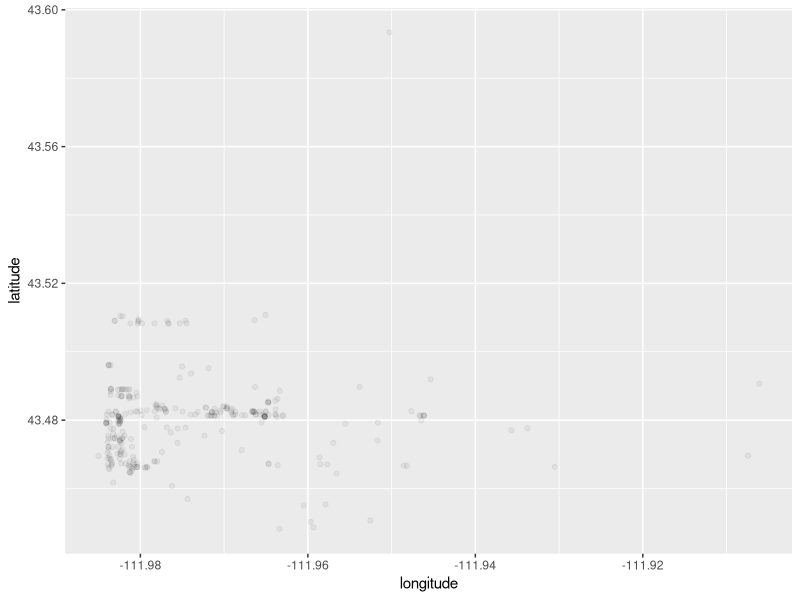

This figure's R source:
library(readr)
library(tidyverse)
library(ggplot2)

core_poi_patterns <- read_csv("raw_data/ID-CORE_POI-PATTERNS-2021_07-2021-10-18/core_poi-patterns.csv")
View(core_poi_patterns)

core_poi_patterns

keeps <- c('latitude', 'longitude', 'raw_visit_counts', 'raw_visitor_counts')
heat_map_df <- core_poi_patterns[keeps]
heat_map_df

ggplot() +
  geom_point(data = heat_map_df, aes(x = longitude, y = latitude), alpha = .05)

             
             